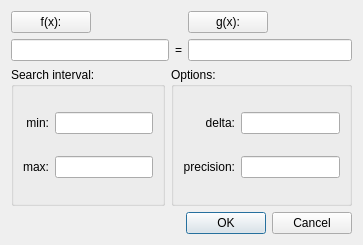
<?xml version="1.0" encoding="UTF-8"?>
<ui version="4.0">
 <class>Equation_gui</class>
 <widget class="QDialog" name="Equation_gui">
  <property name="geometry">
   <rect>
    <x>0</x>
    <y>0</y>
    <width>363</width>
    <height>245</height>
   </rect>
  </property>
  <property name="windowTitle">
   <string>Equation</string>
  </property>
  <property name="windowIcon">
   <iconset resource="../mathgraphica.qrc">
    <normaloff>:/images/images/equation2.png</normaloff>:/images/images/equation2.png</iconset>
  </property>
  <layout class="QGridLayout" name="gridLayout_4">
   <item row="0" column="0" colspan="2">
    <layout class="QGridLayout" name="gridLayout_2">
     <item row="2" column="1" colspan="2">
      <widget class="QLineEdit" name="lineEdit_fx"/>
     </item>
     <item row="2" column="3">
      <widget class="QLabel" name="label_2">
       <property name="text">
        <string>=</string>
       </property>
      </widget>
     </item>
     <item row="1" column="4">
      <widget class="QPushButton" name="pushButton_gx">
       <property name="text">
        <string>g(x):</string>
       </property>
      </widget>
     </item>
     <item row="1" column="1">
      <widget class="QPushButton" name="pushButton_fx">
       <property name="text">
        <string>f(x):</string>
       </property>
      </widget>
     </item>
     <item row="1" column="2">
      <spacer name="horizontalSpacer">
       <property name="orientation">
        <enum>Qt::Horizontal</enum>
       </property>
       <property name="sizeHint" stdset="0">
        <size>
         <width>40</width>
         <height>20</height>
        </size>
       </property>
      </spacer>
     </item>
     <item row="1" column="5">
      <spacer name="horizontalSpacer_2">
       <property name="orientation">
        <enum>Qt::Horizontal</enum>
       </property>
       <property name="sizeHint" stdset="0">
        <size>
         <width>40</width>
         <height>20</height>
        </size>
       </property>
      </spacer>
     </item>
     <item row="2" column="4" colspan="3">
      <widget class="QLineEdit" name="lineEdit_gx"/>
     </item>
    </layout>
   </item>
   <item row="1" column="0">
    <widget class="QGroupBox" name="groupBox">
     <property name="title">
      <string>Search interval:</string>
     </property>
     <layout class="QGridLayout" name="gridLayout">
      <item row="0" column="0">
       <widget class="QLabel" name="label_4">
        <property name="text">
         <string>min:</string>
        </property>
        <property name="alignment">
         <set>Qt::AlignRight|Qt::AlignTrailing|Qt::AlignVCenter</set>
        </property>
       </widget>
      </item>
      <item row="0" column="1">
       <widget class="QLineEdit" name="lineEdit_min"/>
      </item>
      <item row="1" column="0">
       <widget class="QLabel" name="label_5">
        <property name="text">
         <string>max:</string>
        </property>
        <property name="alignment">
         <set>Qt::AlignRight|Qt::AlignTrailing|Qt::AlignVCenter</set>
        </property>
       </widget>
      </item>
      <item row="1" column="1">
       <widget class="QLineEdit" name="lineEdit_max"/>
      </item>
     </layout>
    </widget>
   </item>
   <item row="1" column="1">
    <widget class="QGroupBox" name="groupBox_2">
     <property name="title">
      <string>Options:</string>
     </property>
     <layout class="QGridLayout" name="gridLayout_3">
      <item row="0" column="0">
       <widget class="QLabel" name="label_6">
        <property name="text">
         <string>delta:</string>
        </property>
        <property name="alignment">
         <set>Qt::AlignRight|Qt::AlignTrailing|Qt::AlignVCenter</set>
        </property>
       </widget>
      </item>
      <item row="0" column="1">
       <widget class="QLineEdit" name="lineEdit_delta"/>
      </item>
      <item row="1" column="0">
       <widget class="QLabel" name="label_7">
        <property name="text">
         <string>precision:</string>
        </property>
        <property name="alignment">
         <set>Qt::AlignRight|Qt::AlignTrailing|Qt::AlignVCenter</set>
        </property>
       </widget>
      </item>
      <item row="1" column="1">
       <widget class="QLineEdit" name="lineEdit_precision"/>
      </item>
     </layout>
    </widget>
   </item>
   <item row="2" column="0" colspan="2">
    <widget class="QDialogButtonBox" name="buttonBox">
     <property name="orientation">
      <enum>Qt::Horizontal</enum>
     </property>
     <property name="standardButtons">
      <set>QDialogButtonBox::Cancel|QDialogButtonBox::Ok</set>
     </property>
    </widget>
   </item>
  </layout>
 </widget>
 <tabstops>
  <tabstop>lineEdit_fx</tabstop>
  <tabstop>lineEdit_gx</tabstop>
  <tabstop>lineEdit_min</tabstop>
  <tabstop>buttonBox</tabstop>
 </tabstops>
 <resources>
  <include location="../mathgraphica.qrc"/>
 </resources>
 <connections>
  <connection>
   <sender>buttonBox</sender>
   <signal>accepted()</signal>
   <receiver>Equation_gui</receiver>
   <slot>accept()</slot>
   <hints>
    <hint type="sourcelabel">
     <x>248</x>
     <y>254</y>
    </hint>
    <hint type="destinationlabel">
     <x>157</x>
     <y>268</y>
    </hint>
   </hints>
  </connection>
  <connection>
   <sender>buttonBox</sender>
   <signal>rejected()</signal>
   <receiver>Equation_gui</receiver>
   <slot>reject()</slot>
   <hints>
    <hint type="sourcelabel">
     <x>35</x>
     <y>259</y>
    </hint>
    <hint type="destinationlabel">
     <x>286</x>
     <y>268</y>
    </hint>
   </hints>
  </connection>
 </connections>
</ui>
